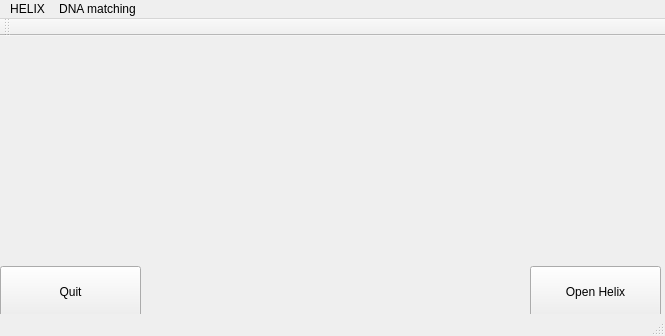
<?xml version="1.0" encoding="UTF-8"?>
<ui version="4.0">
 <class>MainWindow</class>
 <widget class="QMainWindow" name="MainWindow">
  <property name="geometry">
   <rect>
    <x>0</x>
    <y>0</y>
    <width>665</width>
    <height>336</height>
   </rect>
  </property>
  <property name="windowTitle">
   <string>MainWindow</string>
  </property>
  <widget class="QWidget" name="centralWidget">
   <widget class="QPushButton" name="pushButton">
    <property name="geometry">
     <rect>
      <x>530</x>
      <y>230</y>
      <width>131</width>
      <height>51</height>
     </rect>
    </property>
    <property name="text">
     <string>Open Helix</string>
    </property>
   </widget>
   <widget class="QPushButton" name="pushButton_2">
    <property name="geometry">
     <rect>
      <x>0</x>
      <y>230</y>
      <width>141</width>
      <height>51</height>
     </rect>
    </property>
    <property name="text">
     <string>Quit</string>
    </property>
   </widget>
   <widget class="QLabel" name="label">
    <property name="geometry">
     <rect>
      <x>220</x>
      <y>60</y>
      <width>231</width>
      <height>111</height>
     </rect>
    </property>
    <property name="text">
     <string/>
    </property>
    <property name="pixmap">
     <pixmap resource="logo.qrc">:/:/logos/HELIX2_negatief.png</pixmap>
    </property>
    <property name="scaledContents">
     <bool>true</bool>
    </property>
   </widget>
  </widget>
  <widget class="QMenuBar" name="menuBar">
   <property name="geometry">
    <rect>
     <x>0</x>
     <y>0</y>
     <width>665</width>
     <height>22</height>
    </rect>
   </property>
   <widget class="QMenu" name="menuHELIX">
    <property name="title">
     <string>HELIX</string>
    </property>
   </widget>
   <widget class="QMenu" name="menuDNA_matching">
    <property name="title">
     <string>DNA matching</string>
    </property>
   </widget>
   <addaction name="menuHELIX"/>
   <addaction name="menuDNA_matching"/>
  </widget>
  <widget class="QToolBar" name="mainToolBar">
   <attribute name="toolBarArea">
    <enum>TopToolBarArea</enum>
   </attribute>
   <attribute name="toolBarBreak">
    <bool>false</bool>
   </attribute>
  </widget>
  <widget class="QStatusBar" name="statusBar"/>
 </widget>
 <layoutdefault spacing="6" margin="11"/>
 <resources>
  <include location="logo.qrc"/>
 </resources>
 <connections/>
</ui>
